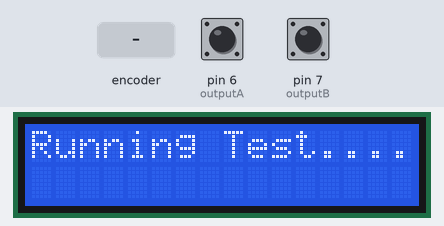
Recording of a sketch running on a simulated Arduino Uno, built with avr-gcc and run on an emulated ATmega328P. Parts: 16×2 character LCD. The inputs (shaded band) are chosen by the test bench; at power-on: pin 6 (outputA) HIGH, pin 7 (outputB) HIGH.

Above: at 4.2 s.
At 8.3 s:
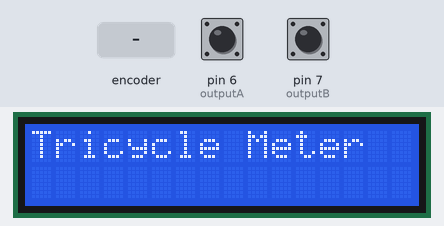
8.4 s: rotary encoder on pin 6 (outputA) / pin 7 (outputB) turned 3 steps (first pin leading)
At 9.1 s:
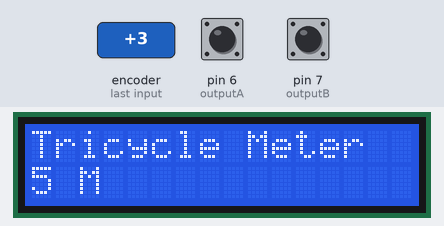
10.5 s: rotary encoder on pin 6 (outputA) / pin 7 (outputB) turned 1 step (first pin leading)
At 11.6 s:
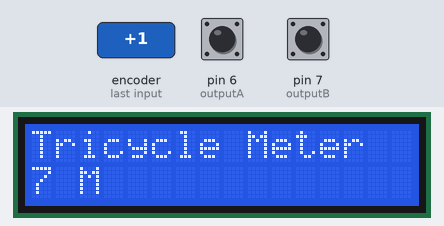
12.2 s: rotary encoder on pin 6 (outputA) / pin 7 (outputB) turned 1 step (first pin leading)
At 12.9 s:
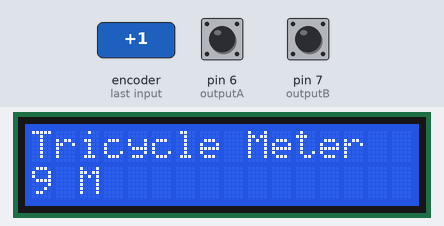
Timing chart, 0 to 15.2 s (numbered marks = the images above; inputs shaded):
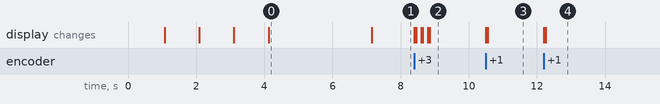

The sketch:

rotaryCode.ino
```cpp
#include <Wire.h>
#include <LiquidCrystal_I2C.h>

// Set the LCD address to 0x27 for a 16 chars and 2 line display
LiquidCrystal_I2C lcd(0x27, 16, 2);

const int outputA = 6; // clock of rotary
const int outputB = 7; // dt of rotary
int counter = 0;
int aState;
int aLastState;

//declaring var for computation
const float pi = 3.14;
const int R = 7;
const int N = 22;
int distance = 0;

void setup() {
  //lcd display
  lcd.begin();
  lcd.backlight();
  delay(1000);
  lcd.print("Running Test.");
  delay(1000);
  lcd.clear();
  lcd.print("Running Test..");
  delay(1000);
  lcd.clear();
  lcd.print("Running Test...");
  delay(1000);
  lcd.clear();
  lcd.print("Running Test....");
  delay(1000);
  lcd.clear();
  lcd.print("Running Test....");
  delay(2000);
  lcd.clear();
  lcd.print("Tricycle Meter");

  // put your setup code here, to run once:
  pinMode(outputA, INPUT);
  pinMode(outputB, INPUT);

//  Serial.begin(9600);
  aLastState = digitalRead(outputA);
}

void loop() {
  aState = digitalRead(outputA);
  if(aState != aLastState){
    if(digitalRead(outputB) != aState){
      counter++;
    }
    distance = (counter*pi*R)/N;
    lcd.setCursor(0,1);
    lcd.print(distance);
    lcd.setCursor(2,1);
    lcd.print("M ");

//    Serial.print("Position: ");
//    Serial.print(counter);
  }
  aLastState = aState;

}
```

Measured:
- after the input at 8.4 s, the display: first changes at once (image 2 shows a later state)
- after the input at 10.5 s, the display: first changes at once (image 3 shows a later state)
- after the input at 12.2 s, the display: first changes at once (image 4 shows a later state)
- what the display in image 0 shows lasts 3.1 s, from 4.1 s to 7.2 s
